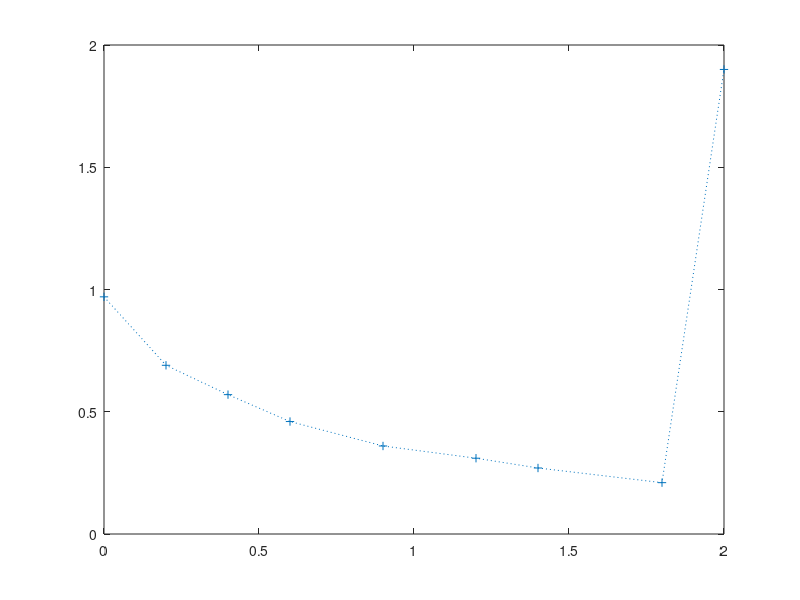

Recreate this plot in MATLAB. (Note: this script raises an error after producing the figure.)
clear all; close all;clc
% giai y = 1/(a*x + b)
x=[0, 0.2, 0.4, 0.6, 0.9, 1.2, 1.4, 1.8, 2];
y=[0.97, 0.69, 0.57, 0.46, 0.36, 0.31, 0.27, 0.21, 01.9];
plot(x,y,'+:')
% Tim gan dung---------------
X=x;Y=1./y;
pp=polyfit(X,Y,1);
a0=pp(1);a1=pp(2);
% Chinh xac--------------------
f=inline('1./(A(1)*x+A(2))','A','x');
A0=[a0 a1];
[An dAn]=lsqcurvefit(f,A0,x,y)
xx=linspace(0,2,300);yy=f(An,xx);
figure(2);
plot(xx,yy);hold on;
plot(x,y,'r*');hold off;